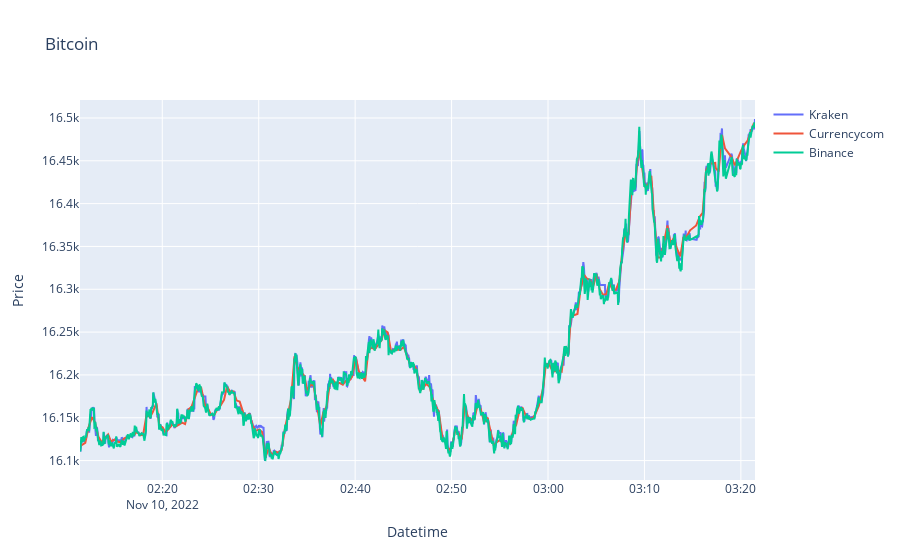

Notebook source saved alongside this figure:
### Markdown cell above
En la siguiente grafica podemos observar el mid price del activo bitcoin durante el periodo de una hora

### Code cell
visualizations.Bitcoin

### Figure 1 — Plotly figure (JSON) as saved in the notebook; plotly's stock layout.template omitted (floating-point values rounded to 4 significant figures; data arrays with more than 128 entries replaced by an {"elided": "..."} marker saying what was removed)
{"data": [{"name": "Kraken", "type": "scatter", "x": {"elided": "1290 str values"}, "y": {"elided": "1290 float values"}}, {"name": "Currencycom", "type": "scatter", "x": {"elided": "1290 str values"}, "y": {"elided": "1290 float values"}}, {"name": "Binance", "type": "scatter", "x": {"elided": "1290 str values"}, "y": {"elided": "1290 float values"}}], "layout": {"title": {"text": "Bitcoin"}, "xaxis": {"title": {"text": "Datetime"}}, "yaxis": {"title": {"text": "Price"}}}}
